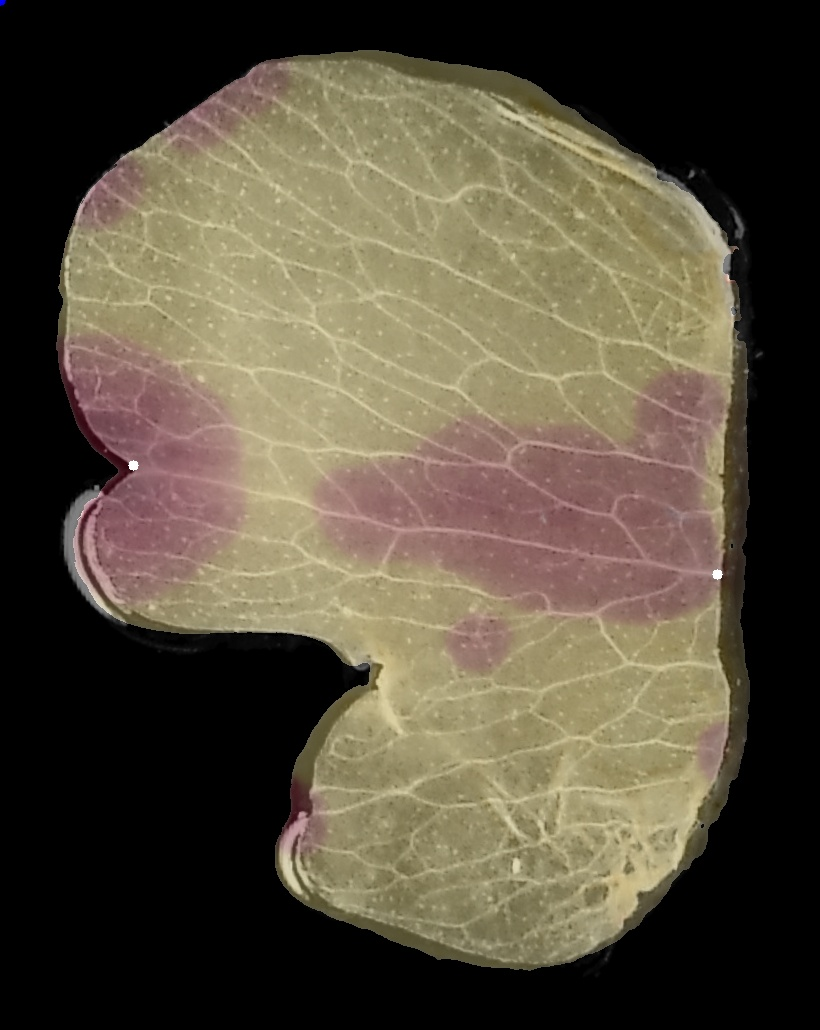
#> input picture src/F1P111_Spot_Center_200730_combined.JPG, 820 x 1030 px
$ python -i petals_bottom.py   (imports and definitions only)   (older library calls are emulated)
#> lines starting #> are read from the running program, lines starting #| are printed output that depends on the picture; after the words box and inside, x2 and y2 are one past the last pixel; in counts of white or black regions, pixels touching at a corner belong together
#> further down, picture is the input picture: shape (1030, 820, 3); mean B, G, R 61.6, 78.5, 87.3
"""
Straighten the outer edge of petal/vein images to create a perfectly straight line.
Uses JSON keypoints to identify the correct bottom edge.
"""

import os
import sys
import cv2
from matplotlib import image
from skimage import io
import numpy as np
import glob
import json
import image_alignment as img_align
import JSON_functions as JSONfunc
from os import path, listdir


# [33 lines left out: functions load_keypoints, get_keypoints, get_petal_intersection, not called in this run]

def get_petal_shape_simple(image):
    """Simple petal shape detection."""
    if len(image.shape) == 3:
        gray = cv2.cvtColor(image, cv2.COLOR_BGR2GRAY)
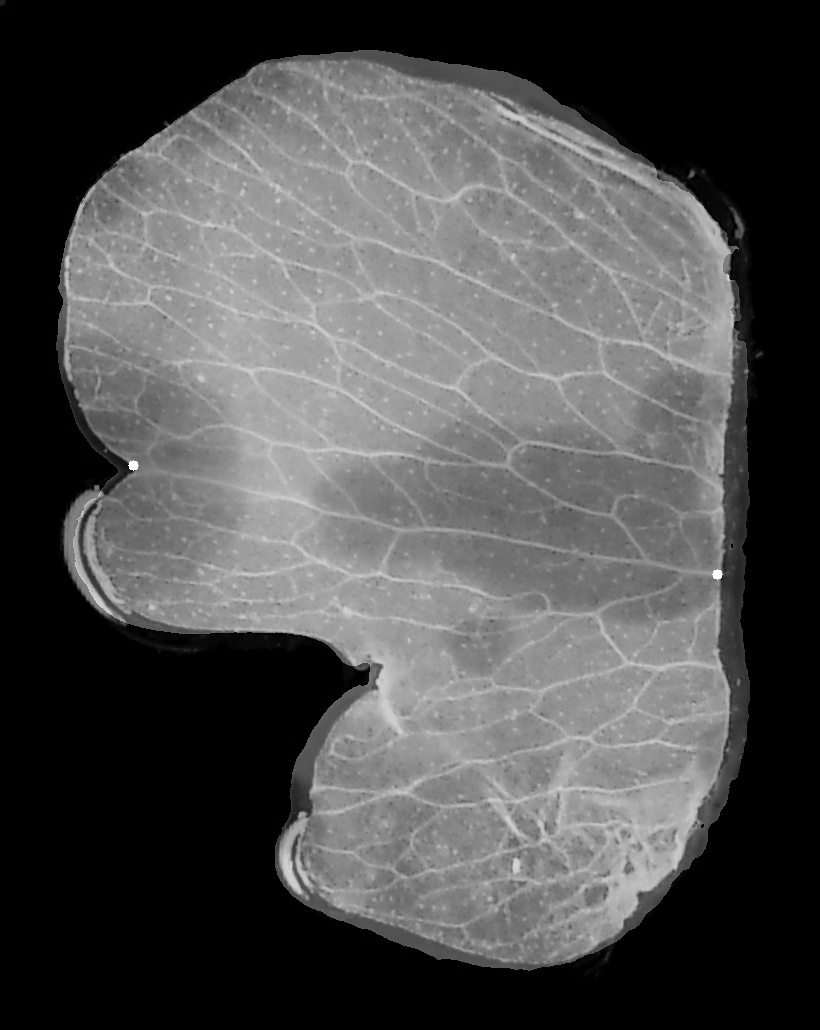
#> gray: shape (1030, 820); min 0, max 255, mean 79.2
    else:
        gray = image

    _, binary = cv2.threshold(gray, 10, 255, cv2.THRESH_BINARY)
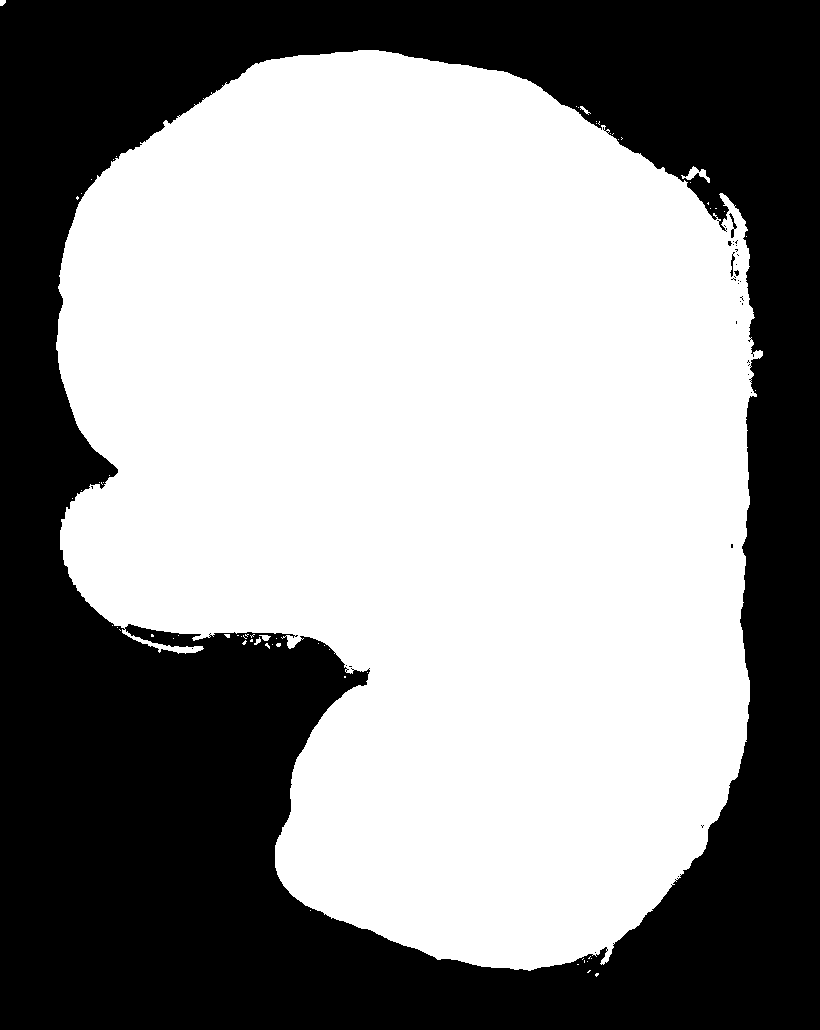
#> binary: shape (1030, 820); 57.2% white; 34 black regions (31 under 20 px), largest, box (x1, y1, x2, y2) and area: (0, 0, 820, 1030) 361207, (729, 213, 737, 238) 63, (730, 252, 735, 277) 47

    label_count, labels, stats, centroids = cv2.connectedComponentsWithStats(binary, 4, cv2.CV_32S)
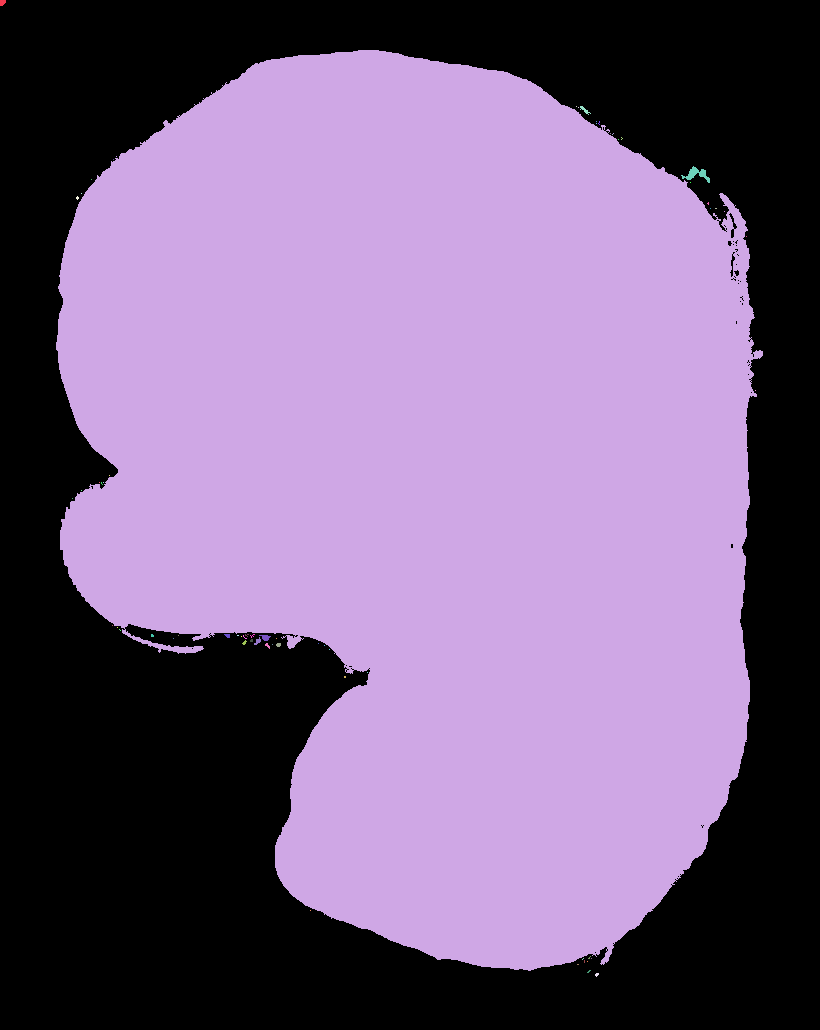
#> labels: shape (1030, 820) int32; 66 distinct labels, from 0 to 65; one colour per label, 0 black
#> label_count = 66; stats = 66 rows, first 6: [0, 0, 820, 1030, 361423], [0, 0, 6, 6, 30], [56, 50, 707, 921, 482672], [576, 106, 1, 1, 1], [578, 107, 1, 1, 1], [580, 106, 11, 9, 33]; centroids = 66 pairs, first value 2.13 to 755, second value 2.13 to 974.2

    if label_count < 2:
        return binary

    sizes = stats[:, -1]
#> sizes = 66 values, max 482672 at index 2, min 1 at index 3, mean 12797
    max_label = np.argmax(sizes[1:]) + 1
#> max_label = 2
    petal_mask = (labels == max_label).astype(np.uint8) * 255
#> petal_mask: shape (1030, 820); 57.1% white; 34 black regions (31 under 20 px), largest, box (x1, y1, x2, y2) and area: (0, 0, 820, 1030) 361712, (729, 213, 737, 238) 63, (730, 252, 735, 277) 47

    return petal_mask


# [498 lines left out: functions detect_edge_from_keypoints, straighten_edge, process_all_petals, fit_bottom_edge_line, cut_image_with_line, process_petals_linear and 2 more, not called in this run]


# [5 lines not run here, left out]

>>> import cv2
>>> picture = cv2.imread('F1P111_Spot_Center_200730_combined.JPG')
>>> result = get_petal_shape_simple(picture)

$ run again, on src/F1P111_Spot_Side2_200730_combined.JPG
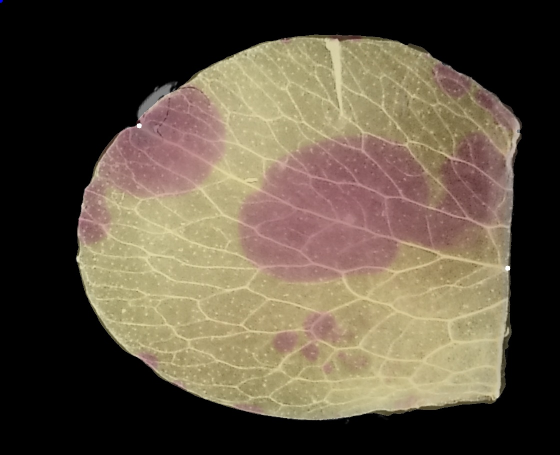
#> input picture src/F1P111_Spot_Side2_200730_combined.JPG, 1119 x 909 px (shown at 1/2 size)
#> picture is the input picture: shape (909, 1119, 3); mean B, G, R 65.7, 82.7, 94.3
#> in get_petal_shape_simple, `_, binary = cv2.threshold(gray, 10, 255, cv2.THRESH_BINARY)`:
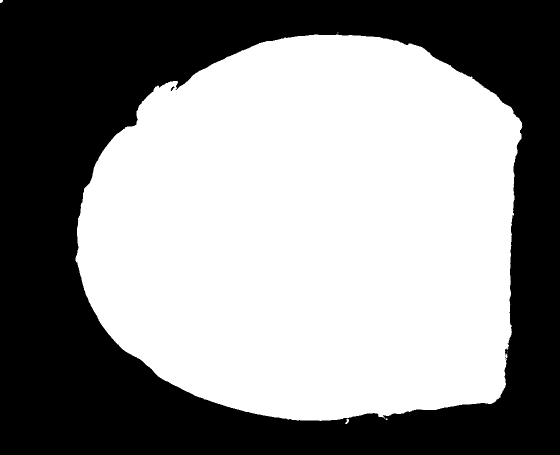
#> binary: shape (909, 1119) (shown at 1/2 size); 55.3% white; 4 black regions (2 under 20 px), largest, box (x1, y1, x2, y2) and area: (0, 0, 1119, 909) 454808, (341, 173, 349, 182) 32
#> in get_petal_shape_simple, `label_count, labels, stats, centroids = cv2.connectedComponentsWithSta..`:
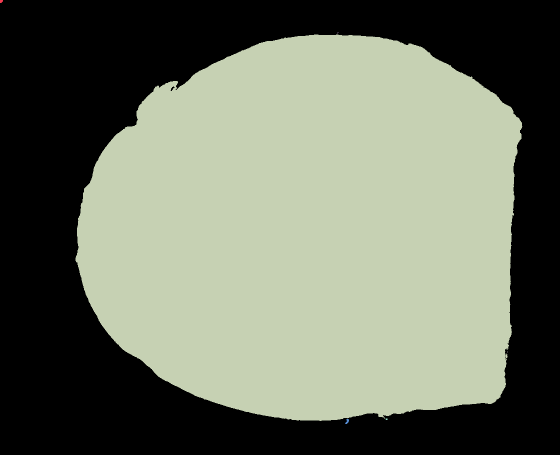
#> labels: shape (909, 1119) int32 (shown at 1/2 size); 7 distinct labels, from 0 to 6; one colour per label, 0 black
#> label_count = 7; stats = [[0, 0, 1119, 909, 454842], [0, 0, 6, 6, 30], [675, 65, 2, 2, 3], [151, 69, 894, 773, 562239], [1014, 703, 1, 2, 2], [771, 837, 5, 3, 11], [690, 838, 8, 10, 44]]; centroids = [[481.8, 442.8], [2.13, 2.13], [675.3, 65.33], [621.5, 463], [1014, 703.5], [772.7, 837.8], [694.1, 842.5]]
#> sizes = [454842, 30, 3, 562239, 2, 11, 44]
#> max_label = 3
#> petal_mask: shape (909, 1119); 55.3% white; 4 black regions (2 under 20 px), largest, box (x1, y1, x2, y2) and area: (0, 0, 1119, 909) 454898, (341, 173, 349, 182) 32

$ run again, on src/F1P111_Spot_Side2_200730_pca.JPG
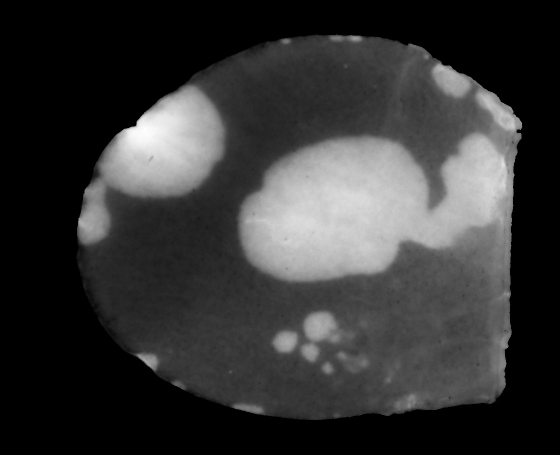
#> input picture src/F1P111_Spot_Side2_200730_pca.JPG, 1119 x 909 px (shown at 1/2 size)
#> picture is the input picture: shape (909, 1119, 3); min 0, max 255, mean 53.2
#> in get_petal_shape_simple, `_, binary = cv2.threshold(gray, 10, 255, cv2.THRESH_BINARY)`:
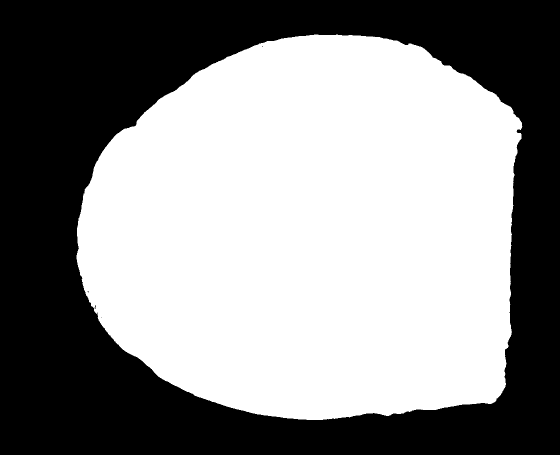
#> binary: shape (909, 1119) (shown at 1/2 size); 55% white; 8 black regions (7 under 20 px), largest, box (x1, y1, x2, y2) and area: (0, 0, 1119, 909) 458072
#> label_count = 2; stats = [[0, 0, 1119, 909, 458092], [153, 69, 892, 771, 559079]]; centroids = [[481.5, 442], [622.5, 463.9]]
#> sizes = [458092, 559079]
#> max_label = 1
